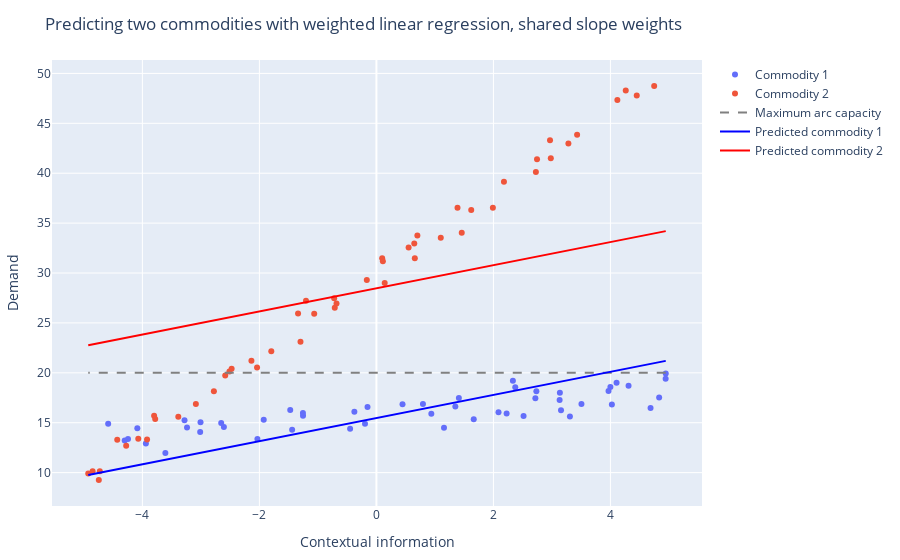

Source (notebook cell):
### Code cell
y_w_model_com1 = w_model_int1 .+ w_model_slope .* x_cap
y_w_model_com2 = w_model_int2 .+ w_model_slope .* x_cap

plot([
    scatter(x=phis_1, y=demands_1, name="Commodity 1", mode="markers"), 
    scatter(x=phis_2, y=demands_2, name="Commodity 2", mode="markers"),
    scatter(x=x_cap, y=y_cap, name="Maximum arc capacity", mode="lines", line=attr(color="gray", dash="dash")),
    scatter(x=x_cap, y=y_w_model_com1, name="Predicted commodity 1", mode="lines", line=attr(color="blue")),
    scatter(x=x_cap, y=y_w_model_com2, name="Predicted commodity 2", mode="lines", line=attr(color="red")),

    ],
    Layout(
        xaxis_title="Contextual information", 
        yaxis_title="Demand",
        title="Predicting two commodities with weighted linear regression, shared slope weights"),
)

### Figure 1 — Plotly figure (JSON) as saved in the notebook; plotly's stock layout.template omitted (floating-point values rounded to 4 significant figures)
{"data": [{"mode": "markers", "name": "Commodity 1", "type": "scatter", "x": [-2.607, 1.409, 3.505, 2.373, -4.585, -4.246, -3.28, 3.999, -1.254, -0.1521, 3.136, -1.926, -3.607, 0.4462, 3.967, -3.94, -4.086, 1.349, 4.025, -2.653, 4.944, -4.303, 2.225, -1.256, -3.237, 1.664, -3.012, -1.44, 1.155, 3.307, 4.945, 4.31, 2.717, -0.3766, 0.9387, 3.155, -0.1951, 2.734, -1.473, 4.105, 4.833, 3.131, 2.515, 4.686, 2.333, -0.4493, -2.034, -3.006, 0.7954, 2.087], "y": [14.58, 17.49, 16.88, 18.56, 14.89, 13.38, 15.26, 18.57, 15.71, 16.58, 18.01, 15.31, 11.98, 16.85, 18.18, 12.93, 14.45, 16.62, 16.82, 14.96, 19.42, 13.23, 15.91, 15.97, 14.52, 15.34, 14.07, 14.29, 14.5, 15.61, 19.92, 18.72, 17.46, 16.11, 15.91, 16.26, 14.9, 18.15, 16.29, 19.01, 17.52, 17.27, 15.69, 16.47, 19.21, 14.4, 13.38, 15.06, 16.87, 16.05]}, {"mode": "markers", "name": "Commodity 2", "type": "scatter", "x": [0.6473, 0.6563, -1.797, 0.1102, -4.925, -4.745, -1.063, 4.45, -0.7119, -1.339, 1.621, 0.6999, 0.5502, -4.851, -0.1639, 2.967, 4.119, -2.512, -4.43, -1.298, -3.92, 0.09864, 2.981, 2.18, 1.458, 1.991, -4.07, -3.781, 4.262, 3.281, -1.204, 4.748, 1.1, 0.1419, -3.086, 2.745, -2.584, -0.6818, -2.136, -2.04, -4.277, 2.726, 3.43, -4.727, -3.799, -2.475, -3.386, 1.386, -2.778, -0.7221], "y": [32.95, 31.47, 22.17, 31.17, 9.925, 9.267, 25.93, 47.78, 26.53, 25.95, 36.32, 33.75, 32.56, 10.14, 29.3, 43.3, 47.33, 20.14, 13.3, 23.12, 13.32, 31.49, 41.51, 39.14, 34.05, 36.53, 13.39, 15.37, 48.28, 42.98, 27.23, 48.73, 33.54, 28.99, 16.88, 41.4, 19.74, 26.95, 21.21, 20.52, 12.68, 40.13, 43.86, 10.14, 15.7, 20.41, 15.59, 36.54, 18.17, 27.48]}, {"line": {"color": "gray", "dash": "dash"}, "mode": "lines", "name": "Maximum arc capacity", "type": "scatter", "x": [4.945, -4.925], "y": [20, 20]}, {"line": {"color": "blue"}, "mode": "lines", "name": "Predicted commodity 1", "type": "scatter", "x": [4.945, -4.925], "y": [21.2, 9.765]}, {"line": {"color": "red"}, "mode": "lines", "name": "Predicted commodity 2", "type": "scatter", "x": [4.945, -4.925], "y": [34.2, 22.77]}], "layout": {"margin": {"b": 50, "l": 50, "r": 50, "t": 60}, "title": "Predicting two commodities with weighted linear regression, shared slope weights", "xaxis": {"title": {"text": "Contextual information"}}, "yaxis": {"title": {"text": "Demand"}}}}
